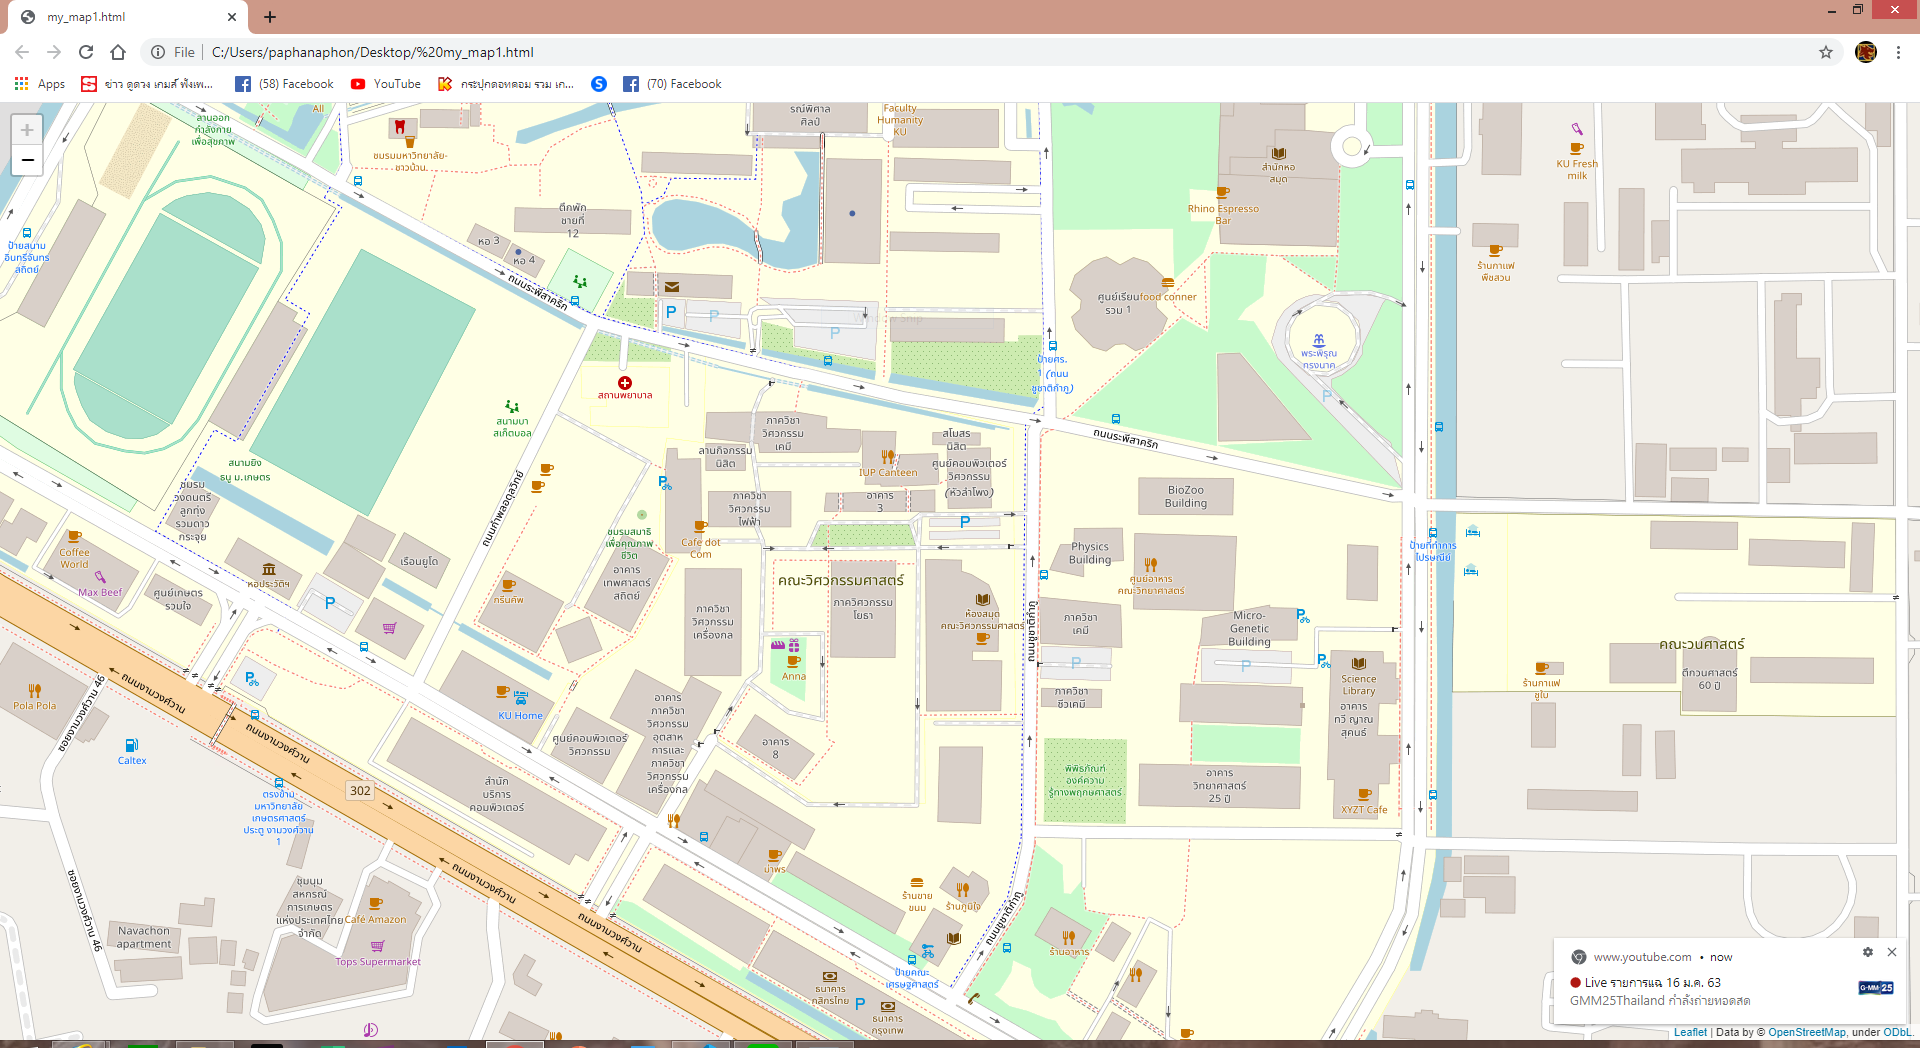

Reproduce this figure in Python.
# import folium package 
import folium 
  
# Map method of folium return Map object 
  
# Here we pass coordinates of Gfg  
# and starting Zoom level = 12 
my_map1=folium.Map(location=[13.845760,100.5701], zoom_start=20)
 # save method of Map object will create a map 
my_map1.save(" my_map1.html " ) 
                                             
